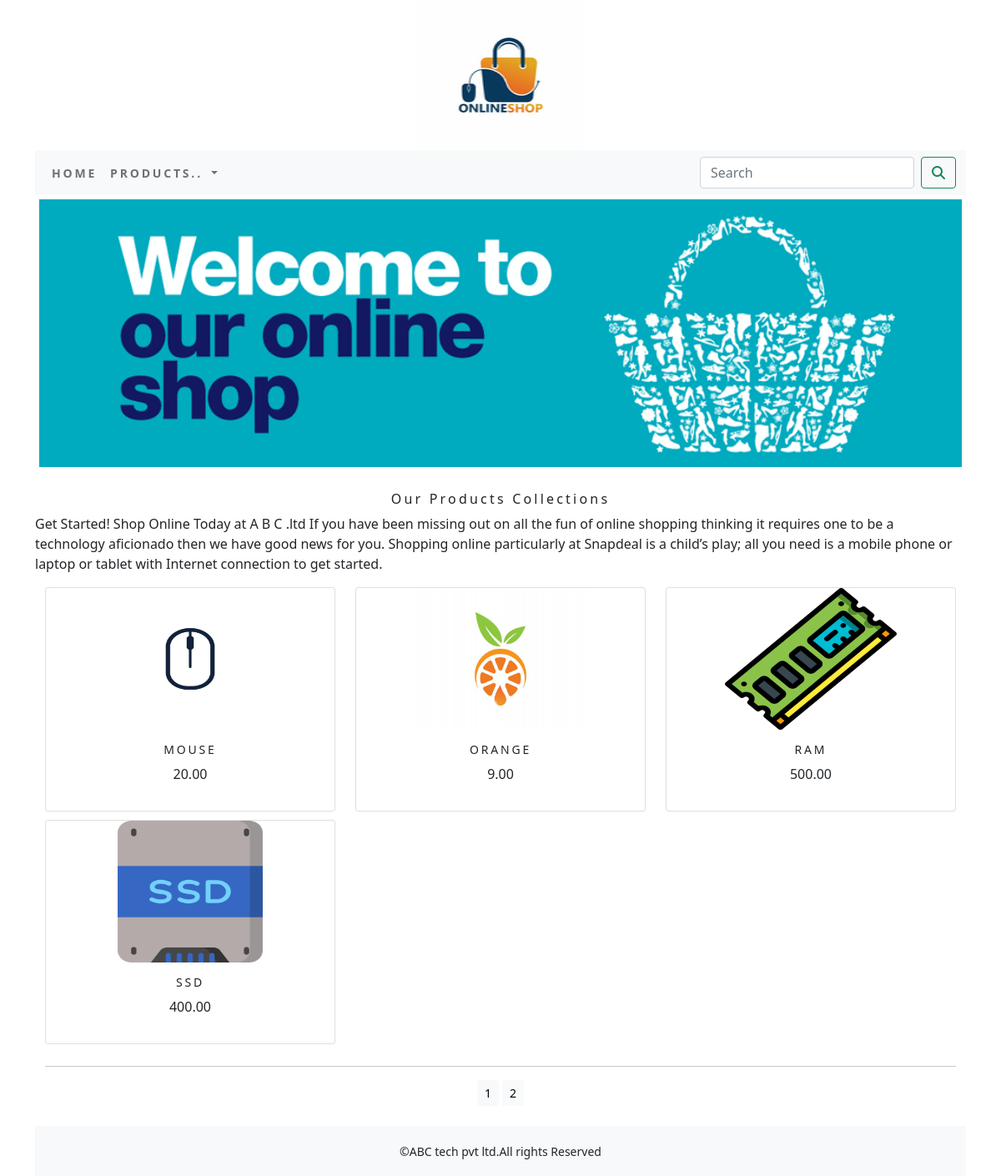
Screenshot of /shop/?page=2 with the database file from the repository.
### shop/models.py (models this page shows, shortened)
class Product (models.Model):
    name = models.CharField(max_length=250,unique=True)
    slug = models.SlugField(max_length=250,unique=True)
    description = models.TextField(blank=True)
    price = models.DecimalField(max_digits=10,decimal_places=2)
    category = models.ForeignKey(Category,on_delete=models.CASCADE)
    image = models.ImageField(upload_to='product',blank=True)
    stock = models.IntegerField()
    available = models.BooleanField(default=True)
    created = models.DateTimeField(auto_now_add=True)
    update = models.DateTimeField(auto_now=True)
    def get_url(self):
        return reverse('shop:prodcatdetail',args=[self.category.slug,self.slug])
    class Meta:
        ordering = ('name',)
        verbose_name = 'product'
        verbose_name_plural = 'produts'

### shop/views.py (the view)
# urls.py: path('',views.allprodcat,name='allprodcat'),
def allprodcat(request,c_slug=None):
    c_page = None
    products_list= None
    if c_slug!=None:
        c_page=get_object_or_404(Category,slug=c_slug)
        products_list= Product.objects.all().filter(category=c_page,available=True)
    else:
        products_list = Product.objects.all().filter(available=True)
    paginator=Paginator(products_list,6)
    try:
        page=int(request.GET.get('page','1'))
    except:
        page=1
    try:
        products=paginator.page(page)
    except(EmptyPage,InvalidPage):
          products=paginator.page(paginator.num_pages)
    return render(request,"category.html",{'category': c_page,'products': products})

### cart/context_processors.py (called while the page is built)
def counter(request):
    item_count=0
    if 'admin' in request.path:
        return {}
    else:
        try:
            cart=Cart.objects.filter(cart_id=_cart_id(request))
            cart_items=CartItem.objects.all().filter(cart=cart[:1])
            for cart_item in cart_items:
                item_count += cart_item.quantity
        except cart.DoesNotExist:
            item_count=0
    return dict(item_count=item_count)

### cart/views.py (called while the page is built)
def _cart_id(request):
    cart = request.session.session_key
    if not cart:
        cart = request.session.create()
    return cart

### shop/context_processors.py (called while the page is built)
def menu_links(request):
    links=Category.objects.all()
    return dict(links=links)

### shop/models.py (called while the page is built)
    def get_url(self):
            return reverse('shop:products_by_category',args=[self.slug])

### templates/category.html (shortened to what this page needs)
{% extends 'base.html' %}
{% load static %}
{% block content %}
<div class="mx_auto">
    {% if category %}
    <img class="my_logo" src="{{category.image.url}} "alt="{{category.name}}">
</div>
<br>
<div>
    <h1 class="text-center my_title">{{category.name}}</h1>
    <p class="text-justify">{{category.description}}</p>
</div>
{% else %}
<div>
    <center><img class="my_banner my_image_padding" src="{% static 'img/banner.png' %}"alt="Our Products"></center>
</div>
<br>
<div>
    <h1 class="text-center my_title">Our Products Collections</h1>
    <p class="text-justify">Get Started! Shop Online Today at A B C .ltd If you have been missing out on all the fun of online shopping thinking it requires one to be a technology aficionado then we have good news for you. Shopping online particularly at Snapdeal is a child’s play; all you need is a mobile phone or laptop or tablet with Internet connection to get started.</p>
</div>
{% endif %}
<div class="container">
    <div class="row mx_auto">
        {% for product in products.object_list %}
        <div class="my_bottom_margin col-12 col-sm-12 col-md-4  col-lg-4">
            <div class="card text-center"style="min-width:10rem;">
                <a href="{{product.get_url}}"><img class="card-img-top my_image" src="{{product.image.url}}"alt="{{product.name}}"style="width:206px;height:170px;"></a>
            <div class="card-body">
                <h4>{{product.name}}</h4>
                <p>{{product.price}}</p>
            </div>
            </div>
        </div>
        {% endfor %}
    </div>
    <div class="mx-auto">
        {% if products.paginator.num_pages > 1 %}
        <hr>
        <div class="text-center">
            {% for pg in products.paginator.page_range %}
                <a href="?page={{pg}}"class="btn btn-light btn-sm{% if products.number == pg %} active {% endif %}">{{pg}}</a>
            {% endfor %}
        </div>
        {% endif %}
    </div>
    <br>
</div>
{% endblock %}

### static/css/custom.css (style rules this page uses)
body { font-family: 'Roboto', sans-serif; }
.my_banner { width:100%; height:auto; }
.my_image { width:auto%; height:auto%; }
.my_title { font-size:16px; text_transform:uppercase; letter-spacing:.2em; }
.my_image_padding { padding:5px; }
.my_bottom_margin { margin-bottom:10px; }
.card-body h4 { font-size:14px; text-transform:uppercase; letter-spacing:.2em }

### rows the page displays
Product: image (picture), name "MOUSE", price "20.00"
Product: image (picture), name "ORANGE", price "9.00"
Product: image (picture), name "RAM", price "500.00"
Product: image (picture), name "SSD", price "400.00"

### other values shown
{{ pg }} "1" "2"
